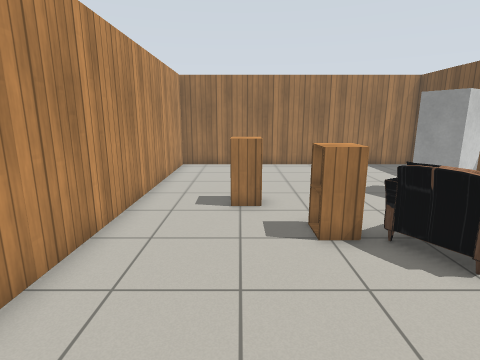
[1] (above)

17 first-person views from a walk through a robot-simulator world made for Gazebo. The camera is 1.3 m above the floor, tilts 12° down and sees 80° across. The floor is counted in squares, 0.5 m on a side. Each view is taken from the middle of a square. On the plan, view 1 faces up. The plan holds only what a view shows up to about 19 squares ahead; the rest is blank. The robots in the file are not drawn. Gazebo's built-in surfaces are drawn with simple patterns. Simple shapes stand in for some stock models.

[2]
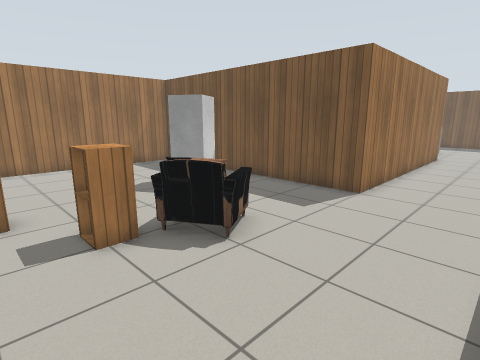

[3]
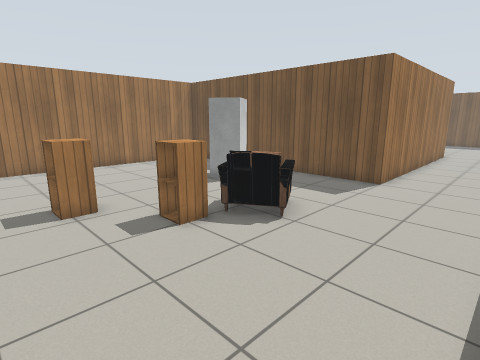

[4]
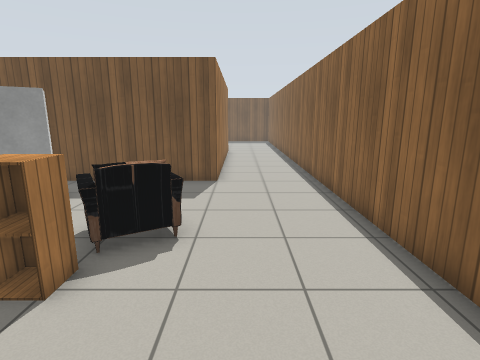

[5]
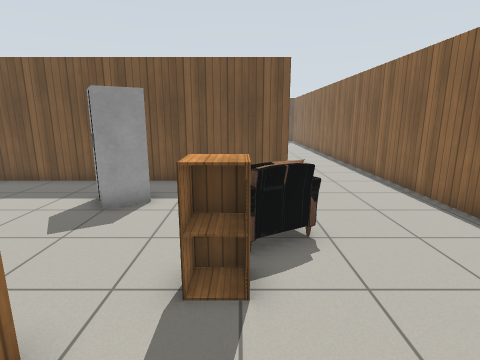

[6]
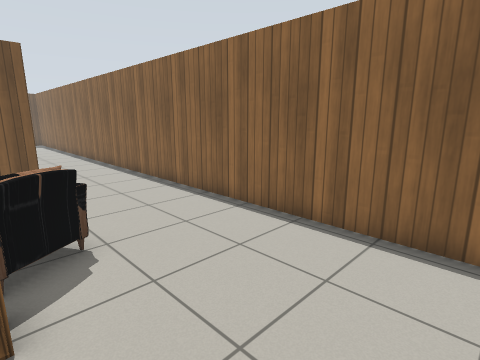

[7]
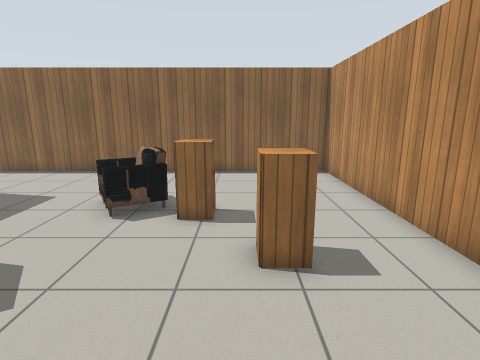

[8]
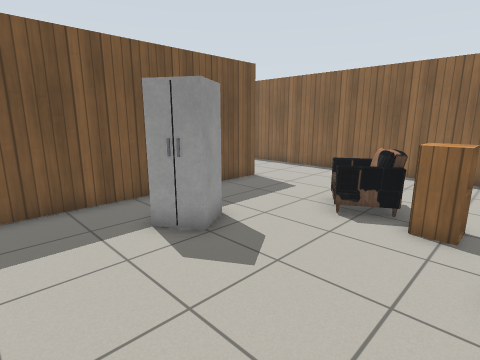

[9]
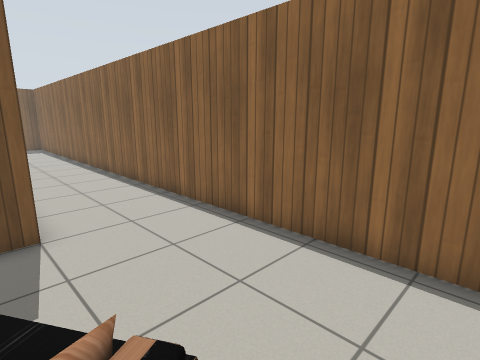

[10]
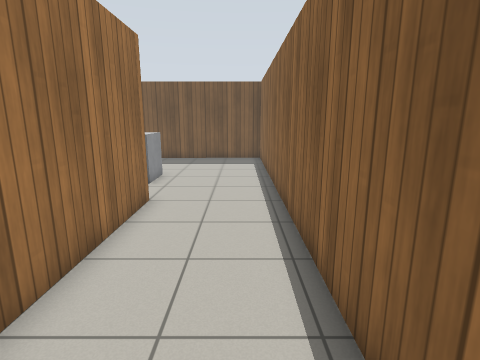

[11]
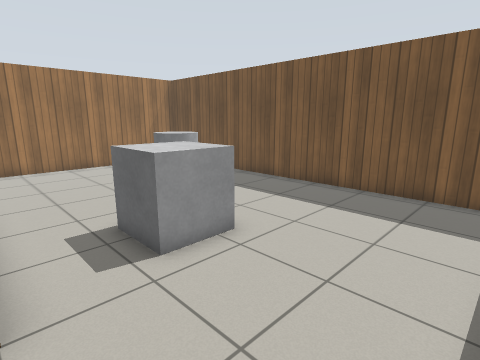

[12]
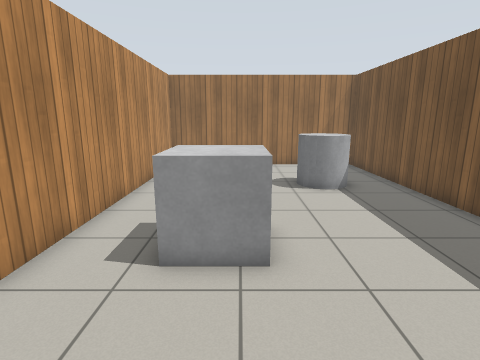

[13]
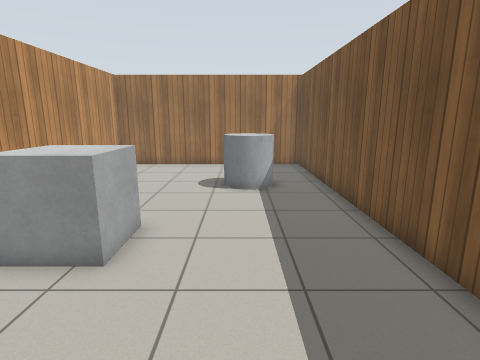

[14]
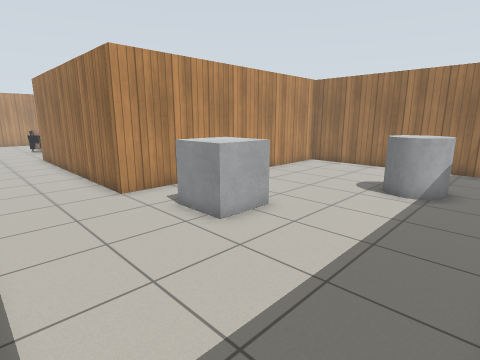

[15]
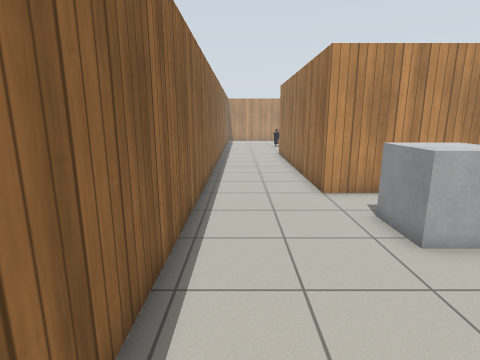

[16]
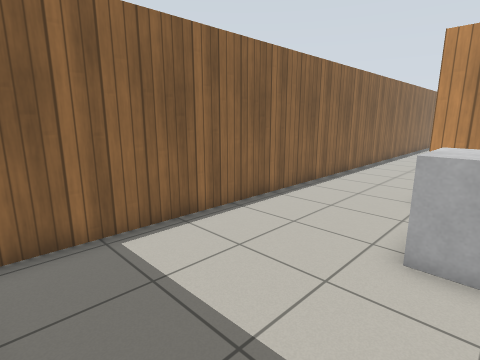

[17]
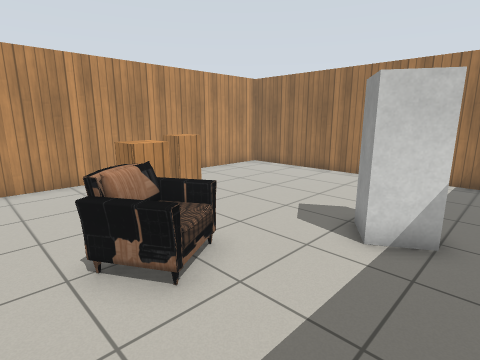

### Floor plan
Points are (right, up) in squares from view 1. A wall is a line through its corners. A room is listed if a view was taken in it or the views show most of it. See-through windows are left out.
Room 1 (views 1, 2, 3, 4, 5, 6, 7, 8, 9, 10, 11, 17)
walls: (22.1, 4) (10, 4) (10, 16.7) (-3.3, 16.7) (-3.3, -0.4) (23.4, -0.4)
ways out: opening at (23.8, 1.5) to room 2
objects: cabinet (0, 9); cabinet (2, 6) to (3, 7); armchair (4, 4) to (5, 7); fridge (6, 9) to (8, 11)
Room 2 (views 12, 13, 14, 15, 16)
walls: (23.4, -0.4) (32.2, -0.4); (32.6, -0.4) (32.5, 16.7) (22.1, 16.7) (22.1, 4)
ways out: opening at (23.8, 1.5) to room 1
objects: grey box (25, 5) to (26, 6); grey cylinder (29, 11) to (30, 12)

Where each view was taken, in squares from view 1:
view 1: 0 up, 0 right, facing up
view 2: 0 up, 0 right, facing up-right
view 3: 0 up, 2 left, facing up-right
view 4: 3 up, 2 left, facing right
view 5: 6 up, 2 left, facing right
view 6: 6 up, 2 left, facing down-right
view 7: 14 up, 1 right, facing down
view 8: 14 up, 1 right, facing down-right
view 9: 5 up, 3 right, facing down-right
view 10: 1 up, 13 right, facing right
view 11: 0 up, 22 right, facing up-right
view 12: 0 up, 26 right, facing up
view 13: 0 up, 29 right, facing up
view 14: 0 up, 32 right, facing up-left
view 15: 1 up, 32 right, facing left
view 16: 6 up, 32 right, facing down-left
view 17: 3 up, 9 right, facing up-left
